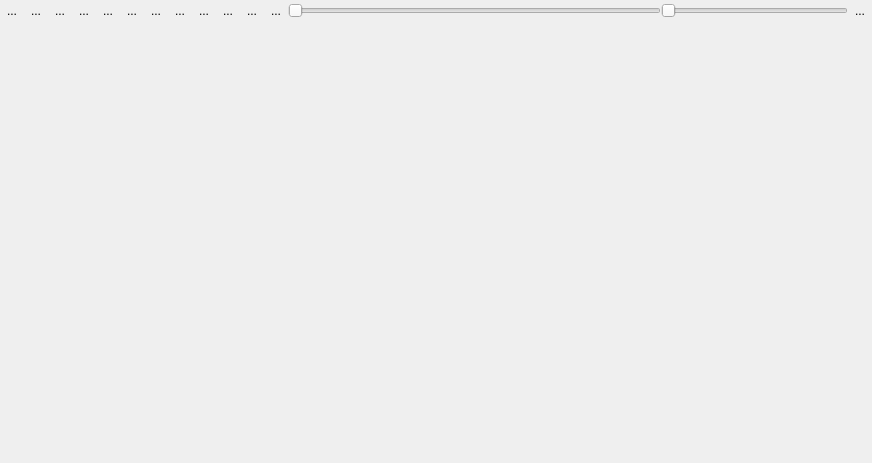
<?xml version="1.0" encoding="UTF-8"?>
<ui version="4.0">
 <class>main_bar</class>
 <widget class="QWidget" name="main_bar">
  <property name="geometry">
   <rect>
    <x>0</x>
    <y>0</y>
    <width>872</width>
    <height>463</height>
   </rect>
  </property>
  <property name="sizePolicy">
   <sizepolicy hsizetype="Preferred" vsizetype="Minimum">
    <horstretch>0</horstretch>
    <verstretch>0</verstretch>
   </sizepolicy>
  </property>
  <property name="windowTitle">
   <string>Ion player</string>
  </property>
  <layout class="QVBoxLayout" name="verticalLayout_2">
   <property name="spacing">
    <number>0</number>
   </property>
   <property name="margin">
    <number>0</number>
   </property>
   <item>
    <layout class="QHBoxLayout" name="horizontalLayout">
     <property name="spacing">
      <number>0</number>
     </property>
     <item>
      <widget class="QToolButton" name="menu_button">
       <property name="text">
        <string>...</string>
       </property>
       <property name="autoRaise">
        <bool>true</bool>
       </property>
      </widget>
     </item>
     <item>
      <widget class="QToolButton" name="play_button">
       <property name="text">
        <string>...</string>
       </property>
       <property name="icon">
        <iconset resource="resources.qrc">
         <normaloff>:/icons/play</normaloff>:/icons/play</iconset>
       </property>
       <property name="autoRaise">
        <bool>true</bool>
       </property>
      </widget>
     </item>
     <item>
      <widget class="QToolButton" name="pause_button">
       <property name="text">
        <string>...</string>
       </property>
       <property name="icon">
        <iconset resource="resources.qrc">
         <normaloff>:/icons/pause</normaloff>:/icons/pause</iconset>
       </property>
       <property name="toolButtonStyle">
        <enum>Qt::ToolButtonIconOnly</enum>
       </property>
       <property name="autoRaise">
        <bool>true</bool>
       </property>
      </widget>
     </item>
     <item>
      <widget class="QToolButton" name="stop_button">
       <property name="text">
        <string>...</string>
       </property>
       <property name="icon">
        <iconset resource="resources.qrc">
         <normaloff>:/icons/stop</normaloff>:/icons/stop</iconset>
       </property>
       <property name="autoRaise">
        <bool>true</bool>
       </property>
      </widget>
     </item>
     <item>
      <widget class="QToolButton" name="previous_button">
       <property name="text">
        <string>...</string>
       </property>
       <property name="icon">
        <iconset resource="resources.qrc">
         <normaloff>:/icons/previous</normaloff>:/icons/previous</iconset>
       </property>
       <property name="autoRaise">
        <bool>true</bool>
       </property>
      </widget>
     </item>
     <item>
      <widget class="QToolButton" name="back_button">
       <property name="text">
        <string>...</string>
       </property>
       <property name="icon">
        <iconset resource="resources.qrc">
         <normaloff>:/icons/back</normaloff>:/icons/back</iconset>
       </property>
       <property name="autoRaise">
        <bool>true</bool>
       </property>
      </widget>
     </item>
     <item>
      <widget class="QToolButton" name="forward_button">
       <property name="text">
        <string>...</string>
       </property>
       <property name="icon">
        <iconset resource="resources.qrc">
         <normaloff>:/icons/forward</normaloff>:/icons/forward</iconset>
       </property>
       <property name="autoRaise">
        <bool>true</bool>
       </property>
      </widget>
     </item>
     <item>
      <widget class="QToolButton" name="next_button">
       <property name="text">
        <string>...</string>
       </property>
       <property name="icon">
        <iconset resource="resources.qrc">
         <normaloff>:/icons/next</normaloff>:/icons/next</iconset>
       </property>
       <property name="autoRaise">
        <bool>true</bool>
       </property>
      </widget>
     </item>
     <item>
      <widget class="QToolButton" name="repeat_mode_button">
       <property name="text">
        <string>...</string>
       </property>
       <property name="autoRaise">
        <bool>true</bool>
       </property>
      </widget>
     </item>
     <item>
      <widget class="QToolButton" name="toggle_shuffle_button">
       <property name="text">
        <string>...</string>
       </property>
       <property name="autoRaise">
        <bool>true</bool>
       </property>
      </widget>
     </item>
     <item>
      <widget class="QToolButton" name="open_playlist_button">
       <property name="text">
        <string>...</string>
       </property>
       <property name="icon">
        <iconset resource="resources.qrc">
         <normaloff>:/icons/open_playlist</normaloff>:/icons/open_playlist</iconset>
       </property>
       <property name="autoRaise">
        <bool>true</bool>
       </property>
      </widget>
     </item>
     <item>
      <widget class="QToolButton" name="toggle_mute_button">
       <property name="text">
        <string>...</string>
       </property>
       <property name="icon">
        <iconset resource="resources.qrc">
         <normaloff>:/icons/unmuted</normaloff>:/icons/unmuted</iconset>
       </property>
       <property name="autoRaise">
        <bool>true</bool>
       </property>
      </widget>
     </item>
     <item>
      <widget class="QSlider" name="current_song_position_slider">
       <property name="sizePolicy">
        <sizepolicy hsizetype="Expanding" vsizetype="Fixed">
         <horstretch>2</horstretch>
         <verstretch>0</verstretch>
        </sizepolicy>
       </property>
       <property name="sizeIncrement">
        <size>
         <width>0</width>
         <height>0</height>
        </size>
       </property>
       <property name="orientation">
        <enum>Qt::Horizontal</enum>
       </property>
      </widget>
     </item>
     <item>
      <widget class="QSlider" name="current_volume_slider">
       <property name="sizePolicy">
        <sizepolicy hsizetype="Expanding" vsizetype="Fixed">
         <horstretch>1</horstretch>
         <verstretch>0</verstretch>
        </sizepolicy>
       </property>
       <property name="sizeIncrement">
        <size>
         <width>0</width>
         <height>0</height>
        </size>
       </property>
       <property name="orientation">
        <enum>Qt::Horizontal</enum>
       </property>
      </widget>
     </item>
     <item>
      <widget class="QToolButton" name="quit_button">
       <property name="text">
        <string>...</string>
       </property>
       <property name="icon">
        <iconset resource="resources.qrc">
         <normaloff>:/icons/quit</normaloff>:/icons/quit</iconset>
       </property>
       <property name="autoRaise">
        <bool>true</bool>
       </property>
      </widget>
     </item>
    </layout>
   </item>
   <item>
    <widget class="QTabWidget" name="playlist_tabs">
     <property name="enabled">
      <bool>true</bool>
     </property>
     <property name="currentIndex">
      <number>-1</number>
     </property>
     <property name="documentMode">
      <bool>true</bool>
     </property>
     <property name="tabsClosable">
      <bool>true</bool>
     </property>
     <property name="movable">
      <bool>true</bool>
     </property>
    </widget>
   </item>
  </layout>
 </widget>
 <resources>
  <include location="resources.qrc"/>
 </resources>
 <connections/>
</ui>
